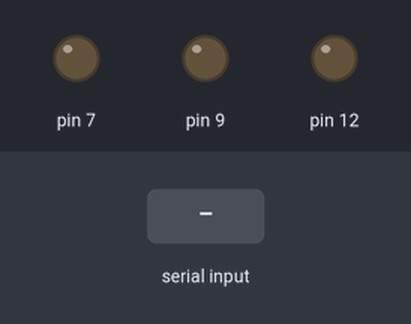
Bench run of a sketch on a simulated Arduino Uno, built with avr-gcc and run on an emulated ATmega328P. On the bench: output pins drawn as LEDs (lit = HIGH). Inputs (shaded band) come from the test bench. What the sketch prints to the serial monitor is not drawn.

Above: at 1.2 s.
1.3 s: "1" received over Serial
At 1.43 s:
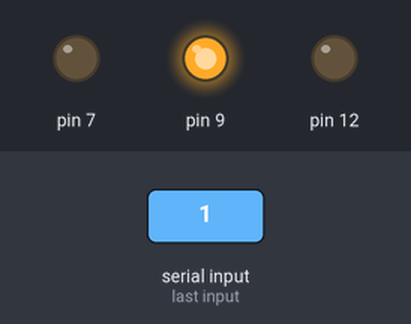
3.0 s: "2" received over Serial
At 3.13 s:
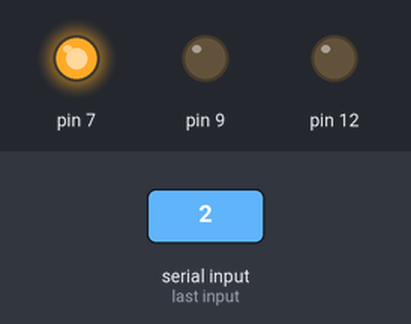
4.7 s: "3" received over Serial
At 4.89 s:
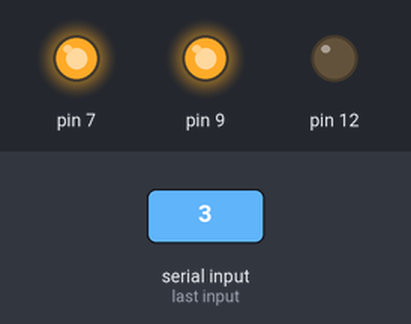
Timing chart, 0 to 7.7 s (numbered marks = the images above; inputs shaded):
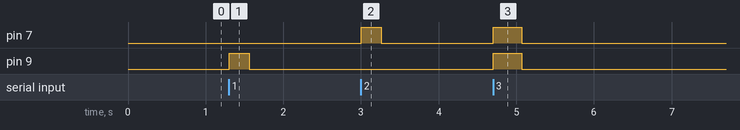

Measured:
- after the input at 1.3 s, pin 9: LOW → HIGH at once, → LOW 0.26 s later
- after the input at 3.0 s, pin 7: LOW → HIGH at once, → LOW 0.26 s later
- after the input at 4.7 s, pin 7, pin 9: LOW → HIGH at once, → LOW 0.37 s later

The sketch:

sebatron.ino
```cpp
#include <Servo.h>


void setup()
{
  pinMode(12, OUTPUT);
  pinMode(9, OUTPUT);
  Serial.begin(9600);
  Serial.println("Hi! i am Arduino!");
}


void loop()
{
  if (Serial.available() > 0)
  {
    char char1 = Serial.read();
    Serial.write(char1);
    if (char1 == '1')
    {
      left();
      //analogWrite(9, 0);
    }
    else if (char1 == '2')
    {
      right();
      //analogWrite(9, 0);
    }
    else if (char1 == '3')
    {
      forward();
      delay(100);
      //analogWrite(9, 0);
    }
    else
    {
        stopit();
    }
    delay(250);
    stopit();

  }
//    if (char1 == 1)
//    {
//      analogWrite(9, 5);
//    }
//    else
//    {
//      analogWrite(9,0);
//    }
//  }

}
void stopit()
{
  analogWrite(9, 0);
  analogWrite(7, 0);
}
void left()
{
  for(int i =0; i < 1000; i++)
  {
       analogWrite(9, 255);
  }
}

void right()
{
  for(int i =0; i < 1000; i++)
  {
       analogWrite(7, 255);
  }


}
void forward()
{
  for(int i =0; i < 1000; i++)
  {
       analogWrite(7, 255);
       analogWrite(9, 255);
  }


}
```
